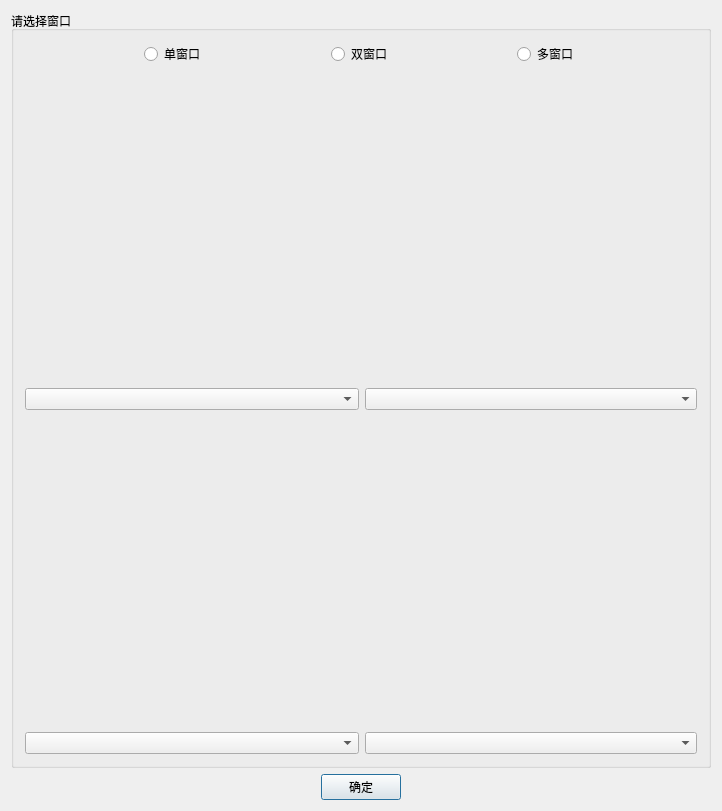
<?xml version="1.0" encoding="UTF-8"?>
<ui version="4.0">
 <class>dlgMultiViewer</class>
 <widget class="QDialog" name="dlgMultiViewer">
  <property name="geometry">
   <rect>
    <x>0</x>
    <y>0</y>
    <width>722</width>
    <height>811</height>
   </rect>
  </property>
  <property name="windowTitle">
   <string>多视窗口设置</string>
  </property>
  <layout class="QGridLayout" name="gridLayout_6">
   <item row="0" column="0" colspan="3">
    <widget class="QGroupBox" name="groupBox">
     <property name="title">
      <string>请选择窗口</string>
     </property>
     <layout class="QGridLayout" name="gridLayout_5">
      <item row="0" column="0">
       <spacer name="horizontalSpacer">
        <property name="orientation">
         <enum>Qt::Horizontal</enum>
        </property>
        <property name="sizeHint" stdset="0">
         <size>
          <width>30</width>
          <height>20</height>
         </size>
        </property>
       </spacer>
      </item>
      <item row="0" column="1">
       <widget class="QRadioButton" name="radioButton">
        <property name="text">
         <string>单窗口</string>
        </property>
       </widget>
      </item>
      <item row="0" column="2">
       <spacer name="horizontalSpacer_2">
        <property name="orientation">
         <enum>Qt::Horizontal</enum>
        </property>
        <property name="sizeHint" stdset="0">
         <size>
          <width>29</width>
          <height>20</height>
         </size>
        </property>
       </spacer>
      </item>
      <item row="0" column="3" colspan="2">
       <widget class="QRadioButton" name="radioButton_2">
        <property name="text">
         <string>双窗口</string>
        </property>
       </widget>
      </item>
      <item row="0" column="5">
       <spacer name="horizontalSpacer_3">
        <property name="orientation">
         <enum>Qt::Horizontal</enum>
        </property>
        <property name="sizeHint" stdset="0">
         <size>
          <width>30</width>
          <height>20</height>
         </size>
        </property>
       </spacer>
      </item>
      <item row="0" column="6">
       <widget class="QRadioButton" name="radioButton_3">
        <property name="text">
         <string>多窗口</string>
        </property>
       </widget>
      </item>
      <item row="0" column="7">
       <spacer name="horizontalSpacer_4">
        <property name="orientation">
         <enum>Qt::Horizontal</enum>
        </property>
        <property name="sizeHint" stdset="0">
         <size>
          <width>30</width>
          <height>20</height>
         </size>
        </property>
       </spacer>
      </item>
      <item row="1" column="0" colspan="4">
       <layout class="QGridLayout" name="gridLayout">
        <item row="0" column="0">
         <widget class="QLabel" name="label">
          <property name="text">
           <string/>
          </property>
          <property name="scaledContents">
           <bool>true</bool>
          </property>
          <property name="wordWrap">
           <bool>false</bool>
          </property>
          <property name="margin">
           <number>10</number>
          </property>
         </widget>
        </item>
        <item row="1" column="0">
         <widget class="QComboBox" name="comboBox"/>
        </item>
       </layout>
      </item>
      <item row="1" column="4" colspan="4">
       <layout class="QGridLayout" name="gridLayout_2">
        <item row="0" column="0">
         <widget class="QLabel" name="label_2">
          <property name="text">
           <string/>
          </property>
          <property name="scaledContents">
           <bool>true</bool>
          </property>
          <property name="wordWrap">
           <bool>false</bool>
          </property>
          <property name="margin">
           <number>10</number>
          </property>
         </widget>
        </item>
        <item row="1" column="0">
         <widget class="QComboBox" name="comboBox_2"/>
        </item>
       </layout>
      </item>
      <item row="2" column="0" colspan="4">
       <layout class="QGridLayout" name="gridLayout_3">
        <item row="0" column="0">
         <widget class="QLabel" name="label_3">
          <property name="text">
           <string/>
          </property>
          <property name="scaledContents">
           <bool>true</bool>
          </property>
          <property name="wordWrap">
           <bool>false</bool>
          </property>
          <property name="margin">
           <number>10</number>
          </property>
         </widget>
        </item>
        <item row="1" column="0">
         <widget class="QComboBox" name="comboBox_3"/>
        </item>
       </layout>
      </item>
      <item row="2" column="4" colspan="4">
       <layout class="QGridLayout" name="gridLayout_4">
        <item row="1" column="0">
         <widget class="QLabel" name="label_4">
          <property name="text">
           <string/>
          </property>
          <property name="scaledContents">
           <bool>true</bool>
          </property>
          <property name="wordWrap">
           <bool>false</bool>
          </property>
          <property name="margin">
           <number>10</number>
          </property>
         </widget>
        </item>
        <item row="2" column="0">
         <widget class="QComboBox" name="comboBox_4"/>
        </item>
       </layout>
      </item>
     </layout>
    </widget>
   </item>
   <item row="1" column="0">
    <spacer name="horizontalSpacer_5">
     <property name="orientation">
      <enum>Qt::Horizontal</enum>
     </property>
     <property name="sizeHint" stdset="0">
      <size>
       <width>150</width>
       <height>20</height>
      </size>
     </property>
    </spacer>
   </item>
   <item row="1" column="1">
    <widget class="QPushButton" name="pushButton">
     <property name="text">
      <string>确定</string>
     </property>
    </widget>
   </item>
   <item row="1" column="2">
    <spacer name="horizontalSpacer_6">
     <property name="orientation">
      <enum>Qt::Horizontal</enum>
     </property>
     <property name="sizeHint" stdset="0">
      <size>
       <width>150</width>
       <height>20</height>
      </size>
     </property>
    </spacer>
   </item>
  </layout>
 </widget>
 <layoutdefault spacing="6" margin="11"/>
 <resources/>
 <connections/>
</ui>
